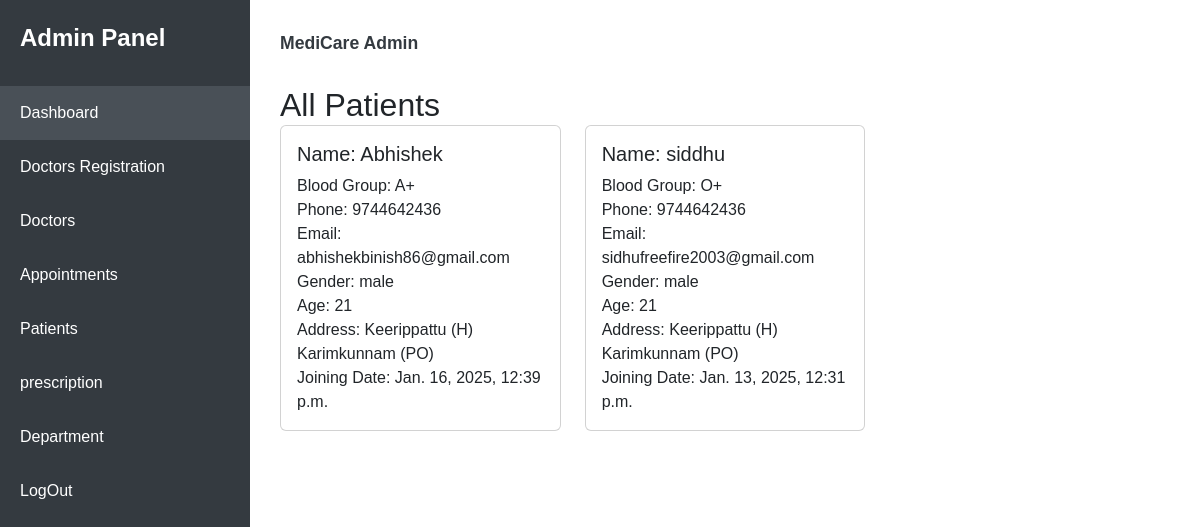
Screenshot of /view_all_patient with the database file from the repository.
### app/models.py (models this page shows)
class Patient(models.Model):
    name = models.CharField(max_length=50)
    password = models.TextField()
    age = models.PositiveIntegerField(null=True, blank=True)
    gender = models.CharField(max_length=10, choices=[('Male', 'Male'), ('Female', 'Female'), ('Other', 'Other')])
    phone = models.CharField(max_length=15)
    email = models.EmailField()
    address = models.CharField(max_length=255)
    pincode = models.CharField(max_length=10)
    blood_group = models.CharField(max_length=5, blank=True, null=True)  # Optional blood group
    date_created = models.DateTimeField(auto_now_add=True, null= True)
    last_updated = models.DateTimeField(auto_now=True, null= True)

### app/views.py (the view)
# urls.py: path('view_all_patient', views.view_all_patient),
def view_all_patient(req):
    patient=Patient.objects.all()[::-1]
    return render( req,'admin/all_patients.html',{'patient':patient})

### templates/admin/all_patients.html (shortened to what this page needs)
<!DOCTYPE html>
<html lang="en">
<head>
    <link href="https://cdn.jsdelivr.net/npm/bootstrap@5.3.3/dist/css/bootstrap.min.css" rel="stylesheet">
</head>
<body>
    <div class="sidebar">
        <div class="logo">
            Admin Panel
        </div>
        <ul class="nav-links">
            <li><a href="admin_home" class="active">Dashboard</a></li>
            <li><a href="{% url 'register_doctor' %}">Doctors Registration</a></li>
            <li><a href="view_all_doctors">Doctors</a></li>
            <li><a href="admin_view_appointments">Appointments</a></li>
            <li><a href="view_all_patient">Patients</a></li>
            <li><a href="view_all_prescription">prescription</a></li>
            <li><a href="department">Department</a></li>
            <li><a href="logout">LogOut</a></li>
        </ul>
    </div>
<div class="main-content">
        <div class="header">
            <div class="user-profile">MediCare Admin</div>
        </div>
        <section>
            <h2 class="card-header">All Patients</h2>
            <div class="row">
                {% for patient in patient %}
                <div class="col-md-4">
                    <div class="card">
                        <div class="card-body">
                            <h5 class="card-title">Name: {{ patient.name }}</h5>
                            <div class="appointment-info">
                                <span>Blood Group:</span> {{ patient.blood_group }}
                            </div>
                            <div class="appointment-info">
                                <span>Phone:</span> {{ patient.phone }}
                            </div>
                            <div class="appointment-info">
                                <span>Email:</span> {{ patient.email }}
                            </div>
                            <div class="appointment-info">
                                <span>Gender:</span> {{ patient.gender }}
                            </div>
                            <div class="appointment-info">
                                <span>Age:</span> {{ patient.age }}
                            </div>
                            <div class="appointment-info">
                                <span>Address:</span> {{ patient.address }}
                            </div>
                            <div class="appointment-info">
                                <span>Joining Date:</span> {{ patient.date_created }}
                            </div>
                        </div>
                    </div>
                </div>
                {% endfor %}
            </div>
        </section>
</div>
</body>
</html>

### templates/admin/all_patients.html (style rules this page uses)
:root { --sidebar-width: 250px; --primary-color: #343a40; --hover-color: #495057; --transition-speed: 0.3s; }
body { font-family: 'Arial', sans-serif; background-color: #ffffff; margin: 0; overflow-x: hidden; }
.sidebar { position: fixed; top: 0; left: 0; width: var(--sidebar-width); height: 100vh; background-color: var(--primary-color); color: white; padding-top: 20px; transition: transform var(--transition-speed); z-index: 1000; }
.sidebar .logo { font-size: 1.5rem; font-weight: bold; padding: 0 20px 30px; display: flex; align-items: center; justify-content: space-between; }
.nav-links { list-style: none; padding: 0; margin: 0; }
.nav-links li a { color: white; text-decoration: none; display: block; padding: 15px 20px; transition: background-color var(--transition-speed); }
.nav-links li a:hover, .nav-links li a.active { background-color: var(--hover-color); }
.main-content { margin-left: var(--sidebar-width); padding: 30px; transition: margin var(--transition-speed); }
.header { display: flex; justify-content: space-between; align-items: center; margin-bottom: 30px; flex-wrap: wrap; gap: 15px; }
.user-profile { font-size: 1.1rem; font-weight: bold; color: var(--primary-color); }

### rows the page displays
Patient: name "Abhishek", blood_group "A+", phone "9744642436", email "abhishekbinish86@gmail.com", gender "male", age "21", address "Keerippattu (H) Karimkunnam (PO)", date_created "Jan. 16, 2025, 12:39 p.m."
Patient: name "siddhu", blood_group "O+", phone "9744642436", email "sidhufreefire2003@gmail.com", gender "male", age "21", address "Keerippattu (H) Karimkunnam (PO)", date_created "Jan. 13, 2025, 12:31 p.m."
